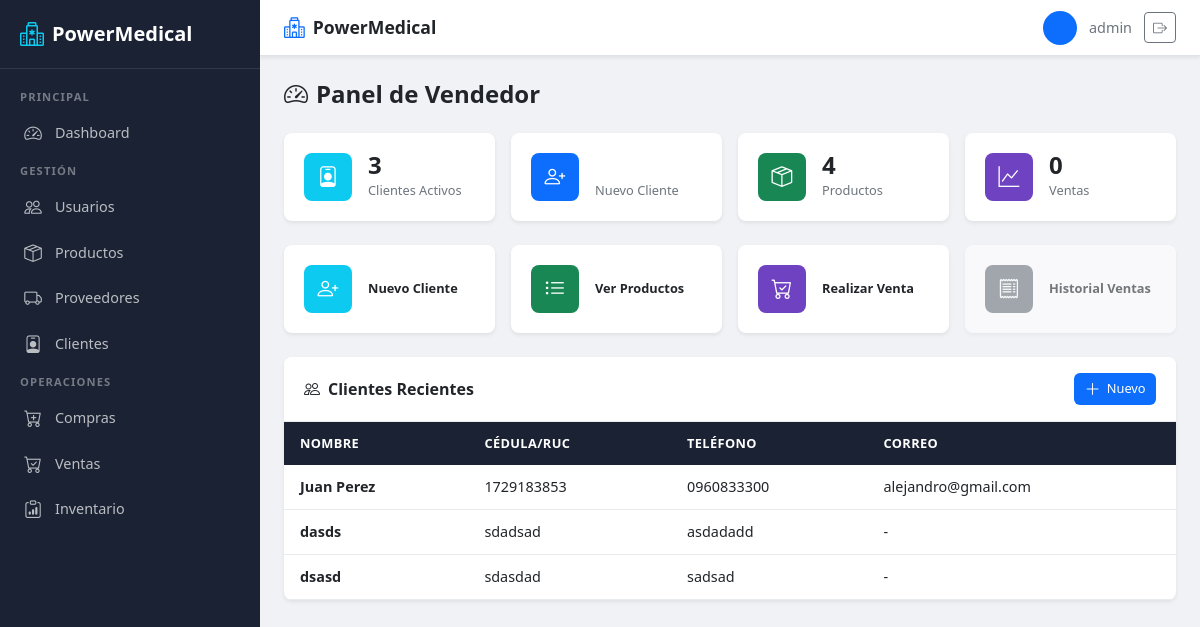
The page /usuarios/dashboard/vendedor/ (signed in) on the database its author committed.
### usuarios/models.py (models this page shows, shortened)
class Usuario(AbstractUser):
    ROLES = [
        ('ADMIN', 'Administrador'),
        ('BODEGA', 'Bodeguero'),
        ('VENDEDOR', 'Vendedor'),
    ]
    rol = models.CharField(
        max_length=15,
        choices=ROLES,
        default='VENDEDOR'
    )

class Cliente(models.Model):
    ESTADOS = [
        ('ACTIVO', 'Activo'),
        ('INACTIVO', 'Inactivo'),
    ]
    nombre = models.CharField(max_length=150)
    cedula_ruc = models.CharField(max_length=13, unique=True)
    telefono = models.CharField(max_length=15)
    correo = models.EmailField(blank=True, null=True)
    direccion = models.CharField(max_length=255)
    estado = models.CharField(
        max_length=10,
        choices=ESTADOS,
        default='ACTIVO'
    )

### usuarios/views.py (the view)
# urls.py: path('dashboard/vendedor/', views.dashboard_vendedor, name='dashboard_vendedor'),
@roles_permitidos('VENDEDOR')
def dashboard_vendedor(request):
    clientes = Cliente.objects.filter(estado='ACTIVO')
    context = {
        'clientes_count': clientes.count(),
        'clientes_recientes': clientes.order_by('-id')[:5],
        'productos_count': Producto.objects.filter(estado='ACTIVO').count(),
        'ventas_count': Venta.objects.count(),
    }
    return render(request, 'usuarios/dashboard_vendedor.html', context)

### usuarios/views.py (called while the page is built)
def roles_permitidos(*roles):
    def decorator(view_func):
        @wraps(view_func)
        @login_required
        def wrapper(request, *args, **kwargs):
            if request.user.is_superuser or request.user.rol in roles:
                return view_func(request, *args, **kwargs)
            return redirect('redireccion_rol')
        return wrapper
    return decorator

### usuarios/templates/usuarios/dashboard_vendedor.html (shortened to what this page needs)
{% extends 'usuarios/base.html' %}
{% block content %}
<div class="pm-page-header">
    <h2><i class="bi bi-speedometer2 me-2"></i>Panel de Vendedor</h2>
</div>
<div class="row g-3 mb-4">
    <div class="col-sm-6 col-lg-3">
        <a href="{% url 'registrar_cliente' %}" class="pm-stat-card">
            <div class="pm-stat-icon pm-bg-info">
                <i class="bi bi-person-badge"></i>
            </div>
            <div class="pm-stat-info">
                <h3>{{ clientes_count }}</h3>
                <p>Clientes Activos</p>
            </div>
        </a>
    </div>
    <div class="col-sm-6 col-lg-3">
        <a href="{% url 'registrar_cliente' %}" class="pm-stat-card">
            <div class="pm-stat-icon pm-bg-primary">
                <i class="bi bi-person-plus"></i>
            </div>
            <div class="pm-stat-info">
                <h3>&nbsp;</h3>
                <p>Nuevo Cliente</p>
            </div>
        </a>
    </div>
    <div class="col-sm-6 col-lg-3">
        <a href="{% url 'lista_productos' %}" class="pm-stat-card">
            <div class="pm-stat-icon pm-bg-success">
                <i class="bi bi-box-seam"></i>
            </div>
            <div class="pm-stat-info">
                <h3>{{ productos_count }}</h3>
                <p>Productos</p>
            </div>
        </a>
    </div>
    <div class="col-sm-6 col-lg-3">
        <a href="{% url 'registrar_venta' %}" class="pm-stat-card">
            <div class="pm-stat-icon" style="background:#6f42c1">
                <i class="bi bi-graph-up"></i>
            </div>
            <div class="pm-stat-info">
                <h3>{{ ventas_count }}</h3>
                <p>Ventas</p>
            </div>
        </a>
    </div>
</div>
<div class="row g-3 mb-4">
    <div class="col-sm-6 col-md-4 col-lg-3">
        <a href="{% url 'registrar_cliente' %}" class="pm-stat-card">
            <div class="pm-stat-icon" style="background:#0dcaf0"><i class="bi bi-person-plus"></i></div>
            <div class="pm-stat-info">
                <p style="font-weight:600;color:#212529;margin:0">Nuevo Cliente</p>
            </div>
        </a>
    </div>
    <div class="col-sm-6 col-md-4 col-lg-3">
        <a href="{% url 'lista_productos' %}" class="pm-stat-card">
            <div class="pm-stat-icon" style="background:#198754"><i class="bi bi-list-ul"></i></div>
            <div class="pm-stat-info">
                <p style="font-weight:600;color:#212529;margin:0">Ver Productos</p>
            </div>
        </a>
    </div>
    <div class="col-sm-6 col-md-4 col-lg-3">
        <a href="{% url 'registrar_venta' %}" class="pm-stat-card">
            <div class="pm-stat-icon" style="background:#6f42c1"><i class="bi bi-cart-check"></i></div>
            <div class="pm-stat-info">
                <p style="font-weight:600;color:#212529;margin:0">Realizar Venta</p>
            </div>
        </a>
    </div>
    <div class="col-sm-6 col-md-4 col-lg-3">
        <div class="pm-stat-card" style="opacity:0.6">
            <div class="pm-stat-icon" style="background:#6c757d"><i class="bi bi-receipt"></i></div>
            <div class="pm-stat-info">
                <p style="font-weight:600;color:#212529;margin:0">Historial Ventas</p>
            </div>
        </div>
    </div>
</div>
<div class="pm-card">
    <div class="pm-card-header">
        <span><i class="bi bi-people me-2"></i>Clientes Recientes</span>
        <a href="{% url 'registrar_cliente' %}" class="pm-btn pm-btn-primary pm-btn-sm">
            <i class="bi bi-plus-lg"></i> Nuevo
        </a>
    </div>
    <div class="pm-card-body p-0">
        <div class="pm-table-responsive">
            <table class="pm-table">
                <thead>
                    <tr>
                        <th>Nombre</th>
                        <th>Cédula/RUC</th>
                        <th>Teléfono</th>
                        <th>Correo</th>
                    </tr>
                </thead>
                <tbody>
                    {% for cliente in clientes_recientes %}
                    <tr>
                        <td><strong>{{ cliente.nombre }}</strong></td>
                        <td>{{ cliente.cedula_ruc }}</td>
                        <td>{{ cliente.telefono }}</td>
                        <td>{{ cliente.correo|default:"-" }}</td>
                    </tr>
                    {% endfor %}
                </tbody>
            </table>
        </div>
    </div>
</div>
{% endblock %}

### usuarios/templates/usuarios/base.html (shortened to what this page needs)
{% load static %}
<!DOCTYPE html>
<html lang="es">
<head>
    <link href="https://cdn.jsdelivr.net/npm/bootstrap@5.3.0/dist/css/bootstrap.min.css" rel="stylesheet">
    <link href="https://cdn.jsdelivr.net/npm/bootstrap-icons@1.11.0/font/bootstrap-icons.css" rel="stylesheet">
    <link href="{% static 'usuarios/css/style.css' %}" rel="stylesheet">
</head>
<body>
    <aside class="pm-sidebar" id="sidebar">
        <a class="pm-sidebar-brand" href="{% url 'redireccion_rol' %}">
            <i class="bi bi-hospital"></i>
            <span>PowerMedical</span>
        </a>
        <nav class="pm-sidebar-nav">
            {% if user.is_superuser or user.rol == 'ADMIN' %}
                <div class="nav-section">Principal</div>
                <a class="nav-link {% if request.resolver_match.url_name == 'dashboard_admin' %}active{% endif %}" href="{% url 'dashboard_admin' %}">
                    <i class="bi bi-speedometer2"></i>
                    <span>Dashboard</span>
                </a>
                <div class="nav-section">Gestión</div>
                <a class="nav-link {% if request.resolver_match.url_name == 'registro_usuario' or request.resolver_match.url_name == 'editar_usuario' %}active{% endif %}" href="{% url 'registro_usuario' %}">
                    <i class="bi bi-people"></i>
                    <span>Usuarios</span>
                </a>
                <a class="nav-link " href="{% url 'lista_productos' %}">
                    <i class="bi bi-box-seam"></i>
                    <span>Productos</span>
                </a>
                <a class="nav-link {% if request.resolver_match.url_name == 'registrar_proveedor' %}active{% endif %}" href="{% url 'registrar_proveedor' %}">
                    <i class="bi bi-truck"></i>
                    <span>Proveedores</span>
                </a>
                <a class="nav-link {% if request.resolver_match.url_name == 'registrar_cliente' %}active{% endif %}" href="{% url 'registrar_cliente' %}">
                    <i class="bi bi-person-badge"></i>
                    <span>Clientes</span>
                </a>
                <div class="nav-section">Operaciones</div>
                <a class="nav-link {% if request.resolver_match.url_name == 'registrar_compra' %}active{% endif %}" href="{% url 'registrar_compra' %}">
                    <i class="bi bi-cart-plus"></i>
                    <span>Compras</span>
                </a>
                <a class="nav-link {% if request.resolver_match.url_name == 'registrar_venta' %}active{% endif %}" href="{% url 'registrar_venta' %}">
                    <i class="bi bi-cart-check"></i>
                    <span>Ventas</span>
                </a>
                <a class="nav-link {% if request.resolver_match.url_name == 'lista_inventario' %}active{% endif %}" href="{% url 'lista_inventario' %}">
                    <i class="bi bi-clipboard-data"></i>
                    <span>Inventario</span>
                </a>
            {% endif %}
        </nav>
    </aside>
    <div class="pm-main">
        <header class="pm-navbar">
            <a class="pm-navbar-brand" href="{% url 'redireccion_rol' %}">
                <i class="bi bi-hospital"></i>
                <span>PowerMedical</span>
            </a>
            <div class="pm-navbar-user">
                <div class="user-avatar">
                </div>
                <span class="d-none d-md-inline">
                    {{ user.first_name }} {{ user.last_name|default:user.username }}
                </span>
                <a href="{% url 'logout' %}" class="btn btn-outline-secondary btn-sm" title="Cerrar sesión">
                    <i class="bi bi-box-arrow-right"></i>
                </a>
            </div>
        </header>
        <main class="pm-content">
            {% block content %}{% endblock %}
        </main>
    </div>
</body>
</html>

### rows shown on the page
Usuario: last_name "admin"
Cliente: nombre "Juan Perez", cedula_ruc "1729183853", telefono "0960833300", correo "alejandro@gmail.com"
Cliente: nombre "dasds", cedula_ruc "sdadsad", telefono "asdadadd", correo "-"
Cliente: nombre "dsasd", cedula_ruc "sdasdad", telefono "sadsad", correo "-"

### other values the page prints
{{ clientes_count }} "3"
{{ productos_count }} "4"
{{ ventas_count }} "0"
